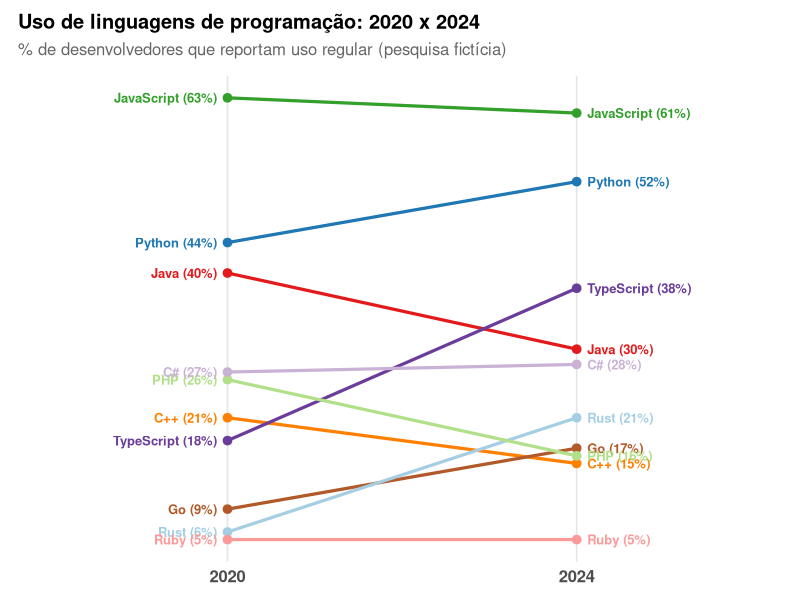

Here is the R script that generated this plot:
# Libraries
library(ggplot2)
library(jsonlite)

# Sessao roda em locale C puro (ASCII) neste ambiente -- sem isso, toda
# string acentuada sai corrompida byte a byte no data.json e no proprio PNG.
# "C.utf8" existe no sistema (locale -a). Ver AGENTS.md, "Licoes aprendidas".
invisible(Sys.setlocale("LC_CTYPE", "C.utf8"))

# Slope chart: cada categoria vira UMA linha ligando dois instantes no
# tempo -- tecnica que nenhum outro grafico de `comparison` deste acervo
# usa ainda (os 4 existentes sao halteres/pirambide/pequenos-multiplos/
# intervalo de confianca). O que um slope chart mostra de cara que uma
# barra lado a lado nao mostra: a INCLINACAO da linha e' o proprio dado --
# sobe, desce, ou cruza outra linha -- sem precisar calcular a diferenca
# de cabeca.
set.seed(2409)

linguagens <- data.frame(
  linguagem = c("Python", "JavaScript", "Java", "C++", "TypeScript",
                "Go", "Rust", "PHP", "Ruby", "C#"),
  ano_2020 = c(44, 63, 40, 21, 18, 9, 6, 26, 5, 27),
  ano_2024 = c(52, 61, 30, 15, 38, 17, 21, 16, 5, 28)
)
# Dado 100% ficticio (% de desenvolvedores que reportam usar a linguagem
# com regularidade, numa pesquisa ficticia -- nao precisa somar 100, cada
# linguagem e' independente). A narrativa foi escrita a mao, nao sorteada:
# TypeScript e Rust sobem rapido o bastante pra CRUZAR C++/PHP/Go -- e'
# esse cruzamento, o momento em que uma linha ultrapassa outra, que e' o
# ponto central de qualquer slope chart e nao aconteceria por acaso com
# valores aleatorios independentes.

# Cor por linguagem nasce uma unica vez aqui -- paleta com 10 tons bem
# distintos (RColorBrewer "Paired"), nunca recalculada na versao D3.
paleta <- c(
  "#1F78B4", "#33A02C", "#E31A1C", "#FF7F00", "#6A3D9A",
  "#B15928", "#A6CEE3", "#B2DF8A", "#FB9A99", "#CAB2D6"
)
cor_linguagem <- setNames(paleta, linguagens$linguagem)

# `label` combina nome + valor pra cada ponta -- e' a propria legenda do
# grafico (slope chart classico nao usa legenda separada: o rotulo MORA
# do lado do ponto que ele descreve).
linguagens$rotulo_2020 <- sprintf("%s (%d%%)", linguagens$linguagem, linguagens$ano_2020)
linguagens$rotulo_2024 <- sprintf("%s (%d%%)", linguagens$linguagem, linguagens$ano_2024)

p <- ggplot(linguagens) +
  geom_segment(
    aes(x = 2020, xend = 2024, y = ano_2020, yend = ano_2024, colour = linguagem),
    linewidth = 1.1
  ) +
  geom_point(aes(x = 2020, y = ano_2020, colour = linguagem), size = 2.6) +
  geom_point(aes(x = 2024, y = ano_2024, colour = linguagem), size = 2.6) +
  geom_text(
    aes(x = 2020, y = ano_2020, label = rotulo_2020, colour = linguagem),
    hjust = 1, nudge_x = -0.12, size = 3.3, fontface = "bold"
  ) +
  geom_text(
    aes(x = 2024, y = ano_2024, label = rotulo_2024, colour = linguagem),
    hjust = 0, nudge_x = 0.12, size = 3.3, fontface = "bold"
  ) +
  scale_colour_manual(values = cor_linguagem, guide = "none") +
  scale_x_continuous(breaks = c(2020, 2024), labels = c("2020", "2024"), limits = c(2018, 2026)) +
  labs(
    title = "Uso de linguagens de programação: 2020 x 2024",
    subtitle = "% de desenvolvedores que reportam uso regular (pesquisa fictícia)",
    x = NULL, y = NULL
  ) +
  theme_minimal(base_size = 12) +
  theme(
    plot.title = element_text(face = "bold"),
    plot.subtitle = element_text(colour = "grey40", margin = margin(b = 12)),
    axis.text.y = element_blank(),
    axis.text.x = element_text(face = "bold", size = 12),
    panel.grid.minor = element_blank(),
    panel.grid.major.y = element_blank(),
    panel.grid.major.x = element_line(colour = "grey90"),
    plot.margin = margin(t = 10, r = 10, b = 10, l = 10)
  )

ggsave("output.png", plot = p, width = 9, height = 8, dpi = 150)

# ---------------------------------------------------------------------------
# Versao interativa: mesmas linhas, com destaque por linguagem ao apontar
# qualquer trecho dela (linha, ponto ou rotulo) -- sem legenda separada,
# porque o rotulo ao lado de cada ponta ja cumpre esse papel.
# ---------------------------------------------------------------------------
viz <- list(
  meta = list(cores = as.list(cor_linguagem)),
  linguagens = lapply(seq_len(nrow(linguagens)), function(i) {
    list(
      linguagem = linguagens$linguagem[i],
      ano2020 = linguagens$ano_2020[i],
      ano2024 = linguagens$ano_2024[i]
    )
  })
)

write_json(viz, "data.json", auto_unbox = TRUE, digits = NA)
